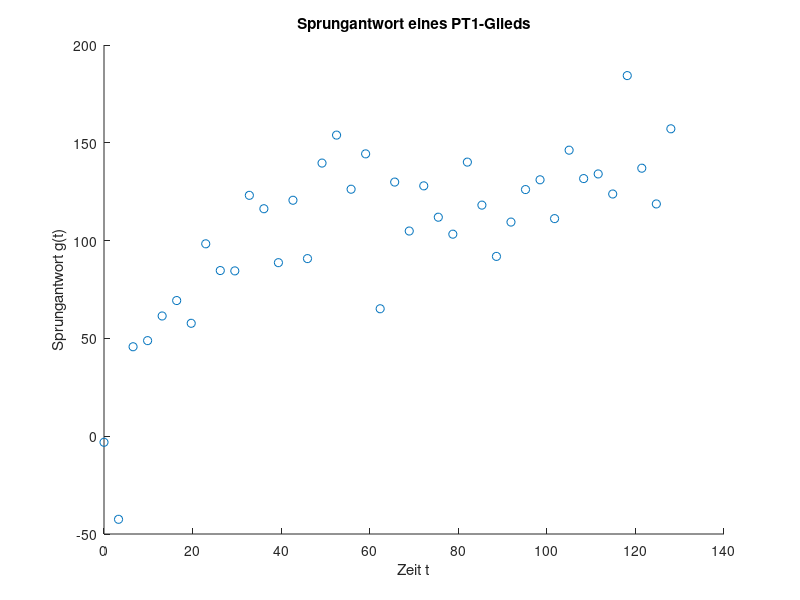

The MATLAB script that drew this image: (Note: this script raises an error after producing the figure.)
%% Praktikum 2: Aufgabe 2

load('Prak2_A2Daten.mat');

scatter(tr, gr, 'DisplayName','Messdaten');
xlabel('Zeit t'), ylabel('Sprungantwort g(t)');
title('Sprungantwort eines PT1-Glieds');
legend('Location','nw');


